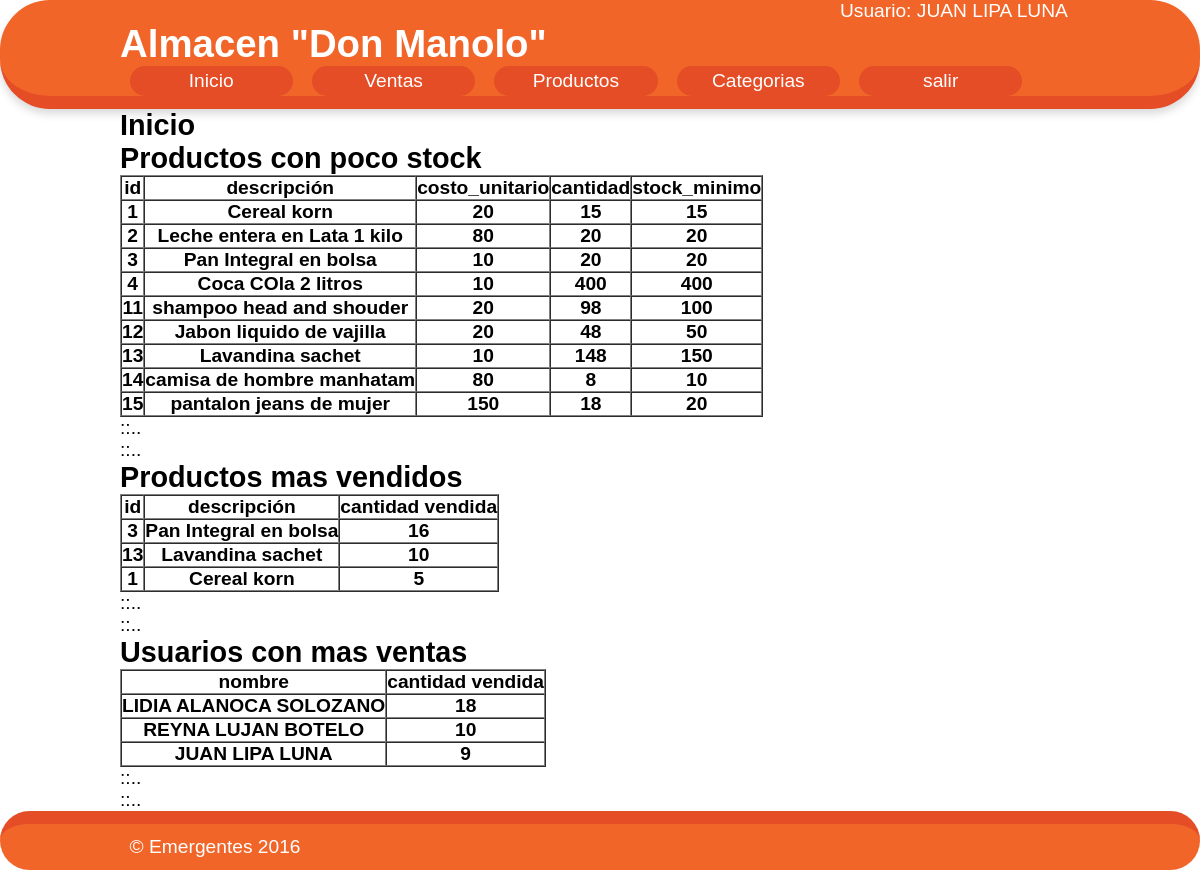
Page /panel.php (signed in) on the committed database.
### tables this page shows
CREATE TABLE `productos` (
  `id` int(11) NOT NULL,
  `descripcion` varchar(255) DEFAULT NULL,
  `costo_unitario` float DEFAULT NULL,
  `cantidad` int(11) DEFAULT NULL,
  `stock_minimo` int(11) DEFAULT NULL,
  `id_categoria` int(11) DEFAULT NULL
);

### modelo/BD_Model.php (called while the page is built, shortened)
<?php
class BD_Model
{
	var $host='localhost';
	var $user='root';
	var $pass='';
	var $bdat='practica7';
	private $conn;
	public $table='';
	protected $rows=array();
	function __construct()
	{
		$this->conn = new mysqli($this->host,$this->user,$this->pass,$this->bdat);
	}
	public function get_min_stock()
	{
		$sql='select * from '.$this->table.' where cantidad <= stock_minimo;';
		$result=$this->conn->query($sql);
		while ($fila=$result->fetch_assoc()) {
			$this->rows[]=$fila;
		}
		return $this->rows;
	}
	public function get_prod_masventa()
	{
		$sql='select p.id,p.descripcion,sum(v.cantidad) as cant from ventas v inner join productos p on p.id=v.id_producto group by p.id order by cant desc limit 3;';
		$result=$this->conn->query($sql);
		while ($fila=$result->fetch_assoc()) {
			$this->rows[]=$fila;
		}
		return $this->rows;
	}
	public function get_us_masventa()
	{
		$sql='select u.nombre, sum(v.cantidad) as cant from usuario u inner join ventas v on u.id=v.id_usuario group by u.nombre order by cant desc limit 3;';
		$result=$this->conn->query($sql);
		while ($fila=$result->fetch_assoc()) {
			$this->rows[]=$fila;
		}
		return $this->rows;
	}
}
 ?>

### modelo/producto_model.php (called while the page is built, shortened)
<?php
require_once('BD_Model.php');
class Producto_Model extends BD_Model
{
	function __construct()
	{
		$this->table="productos";
	}
}
 ?>

### panel.php (the view, shortened to what this page needs)
<?php
require_once('modelo/producto_model.php');
?>
<!DOCTYPE html>
<html lang="es">
<head>
	<link rel="stylesheet" type="text/css" href="estilo.css">
</head>
<body>
<div id="cabecera">
<div style="padding-left:70%; color:#fff;">Usuario: <?=$_SESSION['nombreus']?></div>
	<header>
	<h1>Almacen "Don Manolo"</h1>
		<nav>
			<ul>
				<li><a href="panel.php">Inicio</a> </li>
				<li><a href="carrito.php">Ventas</a> </li>
				<li><a href="productos.php">Productos</a> </li>
				<li><a href="categoria.php">Categorias</a> </li>
				<li><a href="logout.php">salir</a></li>
			</ul>
		</nav>
	</header>
</div>
<div id="contenido">
	<section>
			<h1>Inicio</h1>
			<h2>Productos con poco stock</h2>
			<table cellspacing="0"  border="1">
				<tr>
				<th>id</th>
				<th>descripción</th>
				<th>costo_unitario</th>
				<th>cantidad</th>
				<th>stock_minimo</th>
				</tr>
				<?php
				$prodstockmin = new Producto_Model();
				$filas= $prodstockmin->get_min_stock();
				foreach ($filas as $key=>$item) {
					?>
					 <tr>
					        <th><?=$item['id']?></th>
							<th><?=$item['descripcion']?></th>
							<th><?=$item['costo_unitario']?></th>
							<th><?=$item['cantidad']?></th>
							<th><?=$item['stock_minimo']?></th>
					 </tr>
					<?php
					}
				 ?>
			</table>
			<p>::..</p>
			<p>::..</p>
			<h2>Productos mas vendidos</h2>
		<table cellspacing="0"  border="1">
				<tr>
				<th>id</th>
				<th>descripción</th>
				<th>cantidad vendida</th>
				</tr>
				<?php
				$filas2= $prodstockmin->get_prod_masventa();
				foreach ($filas2 as $it) {
					if (isset($it['cant'])) {
					?>
					 <tr>
					        <th><?=$it['id']?></th>
							<th><?=$it['descripcion']?></th>
							<th><?=$it['cant']?></th>
					 </tr>
					<?php
					}
					}
				 ?>
			</table>
<p>::..</p>
			<p>::..</p>
			<h2>Usuarios con mas ventas</h2>
		<table cellspacing="0"  border="1">
				<tr>
				<th>nombre</th>
				<th>cantidad vendida</th>
				</tr>
				<?php
				$filas3= $prodstockmin->get_us_masventa();
				foreach ($filas3 as $it) {
					if (isset($it['cant']) && isset($it['nombre']) ) {
					?>
					 <tr>
							<th><?=$it['nombre']?></th>
							<th><?=$it['cant']?></th>
					 </tr>
					<?php
					}
					}
				 ?>
			</table>
<p>::..</p>
			<p>::..</p>
	</section>
</div>
<div id="pie">
	<footer>
		<p>&copy; Emergentes 2016</p>
	</footer>
</div>
</body>
</html>

### estilo.css (style rules this page uses)
* { margin: 0px; padding: 0px; }
body { margin:0; padding: 0; font-size: 1.2em; font-family: Helvetica,Arial; }
#cabecera { border-bottom: 13px solid #e44d26; background: #f16529; box-shadow: 0 5px 8px rgba(0,0,0,0.15); border-radius: 50px; -webkit-box-shadow: 0 5px 8px rgba(0,0,0,0.15); -moz-box-shadow: 0 5px 8px rgba(0,0,0,0.15); }
header { margin: 0 10%; }
header h1 { color: #fff; }
nav ul { margin:0; padding:0; width: 100%; height: 30px; margin:auto; }
nav li { list-style-type: none; float: left; display:block; width: 17%; line-height: 30px; margin: 0 1%; }
nav li a { text-decoration: none; color:#fff; height: 100%; display: block; text-align: center; border-radius: 20px; }
nav li a:link { background-color: #e44d26; }
#contenido { margin:0 10%; }
#pie { padding: 1%; background: #f16529; border-top: 13px solid #e44d26; clear: both; border-radius: 30px; }
footer { margin:0 10%; color:#fff; }

### rows in the picture
productos: id "1", descripcion "Cereal korn", costo_unitario "20", cantidad "15", stock_minimo "15", cant "5"
productos: id "2", descripcion "Leche entera en Lata 1 kilo", costo_unitario "80", cantidad "20", stock_minimo "20"
productos: id "3", descripcion "Pan Integral en bolsa", costo_unitario "10", cantidad "20", stock_minimo "20", cant "16"
productos: id "4", descripcion "Coca COla 2 litros", costo_unitario "10", cantidad "400", stock_minimo "400"
productos: id "11", descripcion "shampoo head and shouder", costo_unitario "20", cantidad "98", stock_minimo "100"
productos: id "12", descripcion "Jabon liquido de vajilla", costo_unitario "20", cantidad "48", stock_minimo "50"
productos: id "13", descripcion "Lavandina sachet", costo_unitario "10", cantidad "148", stock_minimo "150", cant "10"
productos: id "14", descripcion "camisa de hombre manhatam", costo_unitario "80", cantidad "8", stock_minimo "10"
productos: id "15", descripcion "pantalon jeans de mujer", costo_unitario "150", cantidad "18", stock_minimo "20"

### other values in the picture
$_SESSION['nombreus'] "JUAN LIPA LUNA"
$it['nombre'] "LIDIA ALANOCA SOLOZANO"
$it['cant'] "18"
$it['nombre'] "REYNA LUJAN BOTELO"
$it['cant'] "10"
$it['nombre'] "JUAN LIPA LUNA"
$it['cant'] "9"
